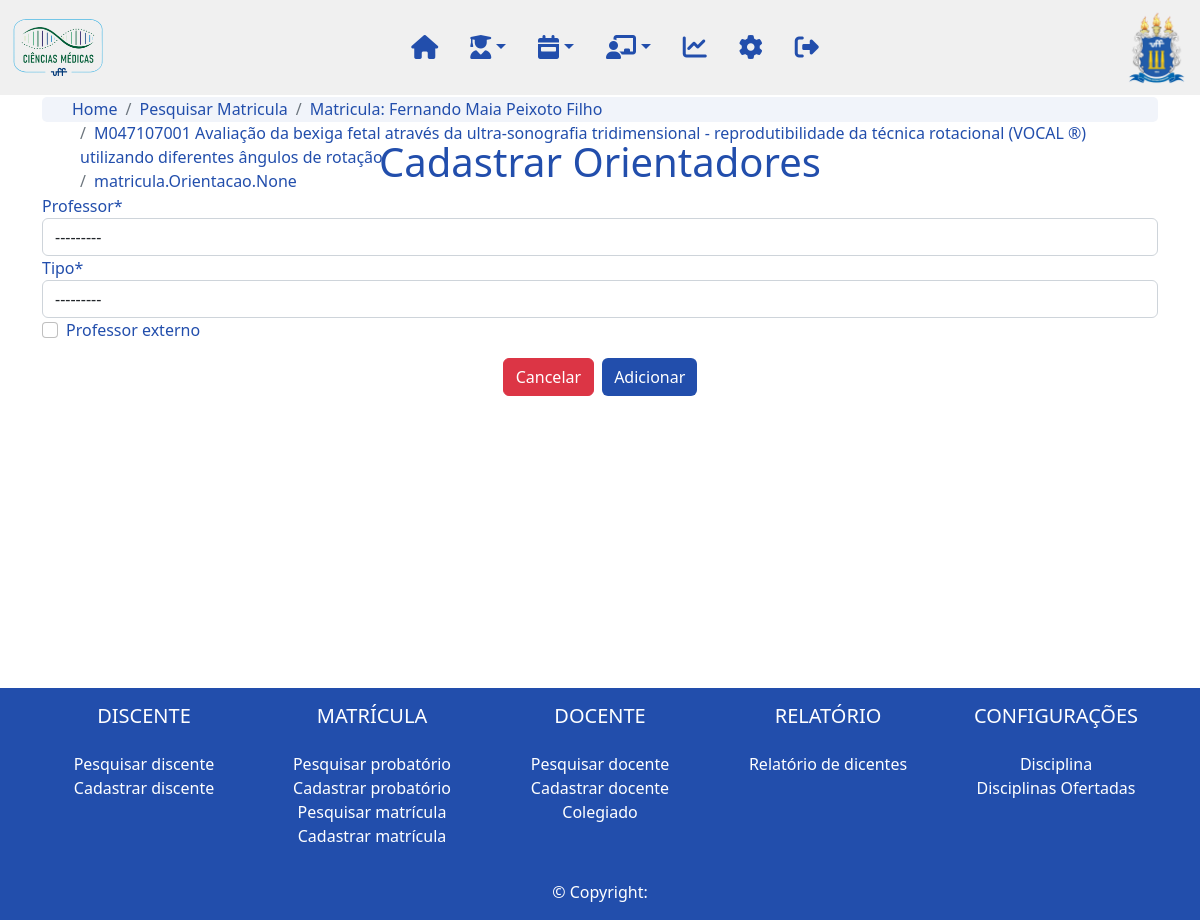
Page /matricula/1/1/cadastra_orientacao on the committed database.
### matricula/models.py (models this page shows, shortened)
class Matricula(models.Model):
    STATUS_CHOICES = (
        ('Ativo', 'Ativo'),
        ('Titulado', 'Titulado'),
        ('Jubilado', 'Jubilado'),
        ('Abandono', 'Abandono')
    )
    numero = models.CharField(max_length=10, verbose_name='Número:')
    probatorio = models.ForeignKey(Probatorio, on_delete=models.CASCADE, related_name='matricula_probatorio', verbose_name='Probatório:')
    dt_matricula = models.DateField(verbose_name="Data de Matrícula:")
    curso = models.ForeignKey(Curso, on_delete=models.DO_NOTHING, related_name="matricula_curso", null=True, blank=True, verbose_name='Curso:')
    requisita_bolsa = models.BooleanField(verbose_name='Requisita bolsa:')
    cotista = models.BooleanField(verbose_name='Cotista:')
    status = models.CharField(max_length=20, choices=STATUS_CHOICES, default=STATUS_CHOICES[0][0], verbose_name='Status:')
    linha_pesquisa = models.ForeignKey(LinhaPesquisa, on_delete=models.DO_NOTHING, null=True, blank=True)
    grau = models.ForeignKey(Grau, on_delete=models.CASCADE, related_name='matricula_grau', verbose_name='Grau de Aplicação:')
    slug = models.SlugField(max_length=250, unique_for_date='dt_cadastro')
    updated = models.DateTimeField(auto_now=True)
    dt_cadastro = models.DateTimeField(auto_now=True)
    cadastrado_por = models.ForeignKey(User, on_delete=models.DO_NOTHING, related_name='matricula_cadastrado_por')
    class Meta:
        verbose_name = "matricula"

class Probatorio(models.Model):
    data_inscricao = models.DateField(verbose_name='Data da inscrição:')
    nota = models.OneToOneField(Nota, on_delete=models.DO_NOTHING, related_name='probatorio_nota', null=True, verbose_name='Nota:')
    aluno = models.OneToOneField(Aluno, on_delete=models.CASCADE, related_name='probatorio_aluno', verbose_name='Aluno:')
    grau = models.ForeignKey(Grau, on_delete=models.CASCADE, related_name='probatorio_grau', verbose_name='Grau de Aplicação:')
    nota_selecao = models.FloatField(validators=[MaxValueValidator(100),MinValueValidator(0)])
    data_limite = models.DateField()
    probatorio = models.BooleanField(default=True)
    linha_pesquisa = models.ForeignKey(LinhaPesquisa, on_delete=models.DO_NOTHING, null=True, blank=True)
    slug = models.SlugField(max_length=250, unique_for_date='dt_cadastro')
    updated = models.DateTimeField(auto_now=True)
    dt_cadastro = models.DateTimeField(auto_now=True)
    cadastrado_por = models.ForeignKey(User, on_delete=models.DO_NOTHING, related_name='probatorio_cadastrado_por')
    def __str__(self):
        return self.aluno.nome

class TrabalhoFinal(models.Model):
    titulo = models.CharField(max_length=200)
    resumo = models.TextField()
    diploma = models.BooleanField(null=True, blank=True)
    dt_diploma = models.DateField(null=True, blank=True)
    matricula = models.OneToOneField(Matricula, on_delete=models.CASCADE, null=True, related_name="matricula_trabalho_final")
    probatorio = models.OneToOneField(Probatorio, on_delete=models.CASCADE, null=True, related_name="probatorio_trabalho_final")
    versao_final = models.OneToOneField(VersaoFinal, on_delete=models.DO_NOTHING, null=True, related_name="versao_final_trabalho_final")
    nota = models.OneToOneField(Nota, on_delete=models.CASCADE, null=True, related_name="nota_trabalho_final")
    slug = models.SlugField(max_length=250, unique_for_date='dt_cadastro')
    dt_cadastro = models.DateTimeField(auto_now=True)
    updated = models.DateTimeField(auto_now=True)
    cadastrado_por = models.ForeignKey(User, on_delete=models.DO_NOTHING, related_name='trabalho_final_cadastrado_por')
    def __str__(self):
        return str(self.matricula.numero)+' '+str(self.titulo)
    class Meta:
        verbose_name_plural = "Trabalhos Finais"

### aluno/models.py (models this page shows, shortened)
class Aluno(models.Model):
    nome = models.CharField(max_length=200, verbose_name="Nome:")
    cpf = models.CharField(max_length=14, verbose_name='CPF:', blank=True)
    nome_pai = models.CharField(max_length=200, null=True, blank=True, verbose_name='Nome do pai:')
    nome_mae = models.CharField(max_length=200, null=True, blank=True, verbose_name="Nome da mãe:")
    naturalidade = models.ForeignKey(UnidadeFederativa, on_delete=models.CASCADE, null=True, blank=True, verbose_name="Naturalidade:")
    nacionalidade = models.CharField(max_length=100, null=True, blank=True, verbose_name="Nacionalidade:")
    dt_nascimento = models.DateField()
    estado_civil = models.ForeignKey(EstadoCivil, on_delete=models.CASCADE, null=True, blank=True, verbose_name="Estado civil:")
    identidade = models.CharField(max_length=12, verbose_name="Identidade:")
    identidade_uf = models.CharField(max_length=2, verbose_name="UF:")
    identidade_orgao = models.CharField(max_length=100, verbose_name="Orgão expedidor:")
    sexo = models.ForeignKey(Sexo, on_delete=models.CASCADE, null=True, blank=True, verbose_name="Sexo:")
    email = models.EmailField(null=True, blank=True, verbose_name="Email:")
    etnia = models.ForeignKey(Etnia, on_delete=models.CASCADE, blank=True, null=True, verbose_name="Raça/Etnia:")
    portador_deficiencia = models.BooleanField()
    portador_deficiencia_qual = models.CharField(max_length=200, verbose_name="Qual deficiência:*", blank=True, null=True)
    foto = models.ImageField(null=True, blank=True, upload_to='img')
    status = models.OneToOneField(Status, on_delete=models.CASCADE, related_name='aluno_status')
    endereco = models.OneToOneField(Endereco, on_delete=models.CASCADE, related_name='aluno_endereco', null=True)
    graduacao = models.OneToOneField(Graduacao, on_delete=models.CASCADE, related_name='aluno_graduacao', null=True)
    ensino_medio = models.OneToOneField(EnsinoMedio, on_delete=models.CASCADE, related_name='aluno_ensino_medio', null=True)
    titulacao = models.OneToOneField(Titulacao, on_delete=models.CASCADE, related_name='aluno_titulacao', null=True)
    trabalho = models.OneToOneField(Trabalho, on_delete=models.CASCADE, related_name='aluno_trabalho', null=True)
    residencia = models.OneToOneField(Residencia, on_delete=models.CASCADE, related_name='aluno_residencia', null=True)
    slug = models.SlugField(max_length=250, unique_for_date='dt_cadastro')
    updated = models.DateTimeField(auto_now=True)
    dt_cadastro = models.DateTimeField(auto_now=True)
    cadastrado_por = models.ForeignKey(User, on_delete=models.CASCADE, related_name='aluno_cadastrado_por')

### matricula/views.py (the view, shortened to what this page needs)
# urls.py: path('<int:matricula>/<int:trabalho_final>/cadastra_orientacao', cadastra_orientacao, name='cadastra_orientacao'),
def cadastra_orientacao(request, matricula, trabalho_final):
    matricula = Matricula.objects.get(slug=matricula)
    form = OrientacaoForm()
    return render(request, 'cadastra_orientacao.html', {'form': form, 'matricula': matricula, 'trabalho_final': matricula.matricula_trabalho_final, 'pagina': 'Cadastrar Orientadores'})

### matricula/forms.py
class OrientacaoForm(forms.ModelForm):
    class Meta:
        model = Orientacao
        fields = ['professor', 'tipo', 'professor_externo']

### professor/models.py (called while the page is built)
      def __str__(self):
            return  self.nome

### matricula/templates/cadastra_orientacao.html (shortened to what this page needs)
{% extends "base.html" %}
{% load static %}
{% load crispy_forms_tags %}
{% block content %}
    {% include 'navbar.html' %}
    <div class="body container d-flex-inline justify-content-center mb-5">
        <nav aria-label="breadcrumb">
            <ol class="breadcrumb">
              <li class="breadcrumb-item"><a href="{% url 'home'%}">Home</a></li>
              <li class="breadcrumb-item"><a href="{% url 'matricula:lista_matricula' %}">Pesquisar Matricula</a></li>
              <li class="breadcrumb-item"><a href="{% url 'matricula:detalhe_matricula' matricula.slug %}">Matricula: {{matricula.probatorio}}</a></li>
              <li class="breadcrumb-item" aria-current="page"><a href="{% url 'matricula:detalhe_trabalho_final' matricula.slug %}">{{trabalho_final}}</a></li>
              <li class="breadcrumb-item active" aria-current="page"><a href="{% url 'matricula:cadastra_orientacao' matricula.slug trabalho_final.slug %}">{{trabalho_final.orientacao_trabalho_final}}</a></li>
            </ol>
          </nav>
      <h1 class="text-center">{{pagina}}</h1>
      <form action="" method="POST" class="cadastro_form">
        {{form|crispy}}
        <div class="d-flex justify-content-center gap-2 m-3">
          <a class="btn btn-danger btn-group-sm" href="{% url 'matricula:detalhe_trabalho_final' matricula.slug %}">Cancelar</a>
          <input class="btn btn-primary btn-group-sm" type="submit" value="Adicionar">
        </div>
      </form>
    </div>
{% include 'footer.html' %}
{% endblock %}

### static/css/styles.css (style rules this page uses)
html { height:100% }
body { height: 100%; }
.body { position:relative; padding-top: 80pt; color: #224EAC; min-height: 80%; }
a { text-decoration: none; }
.btn-primary { background-color: #224EAC !important; border-style: none !important; }
.breadcrumb { margin-top: -10px; border-radius: 5px; background-color: #224EAC10; height: 25px; padding: 0px 30px; }
.breadcrumb a { color: #224EAC; }
.breadcrumb-item.active { font-weight: 500; }

### rows in the picture
Matricula: probatorio "Fernando Maia Peixoto Filho"
TrabalhoFinal: matricula+titulo "M047107001 Avaliação da bexiga fetal através da ultra-sonografia tridimensional - reprodutibilidade da técnica rotacional (VOCAL ®) utilizando diferentes ângulos de rotação", orientacao_trabalho_final "matricula.Orientacao.None"

### other values in the picture
{{ pagina }} "Cadastrar Orientadores"
